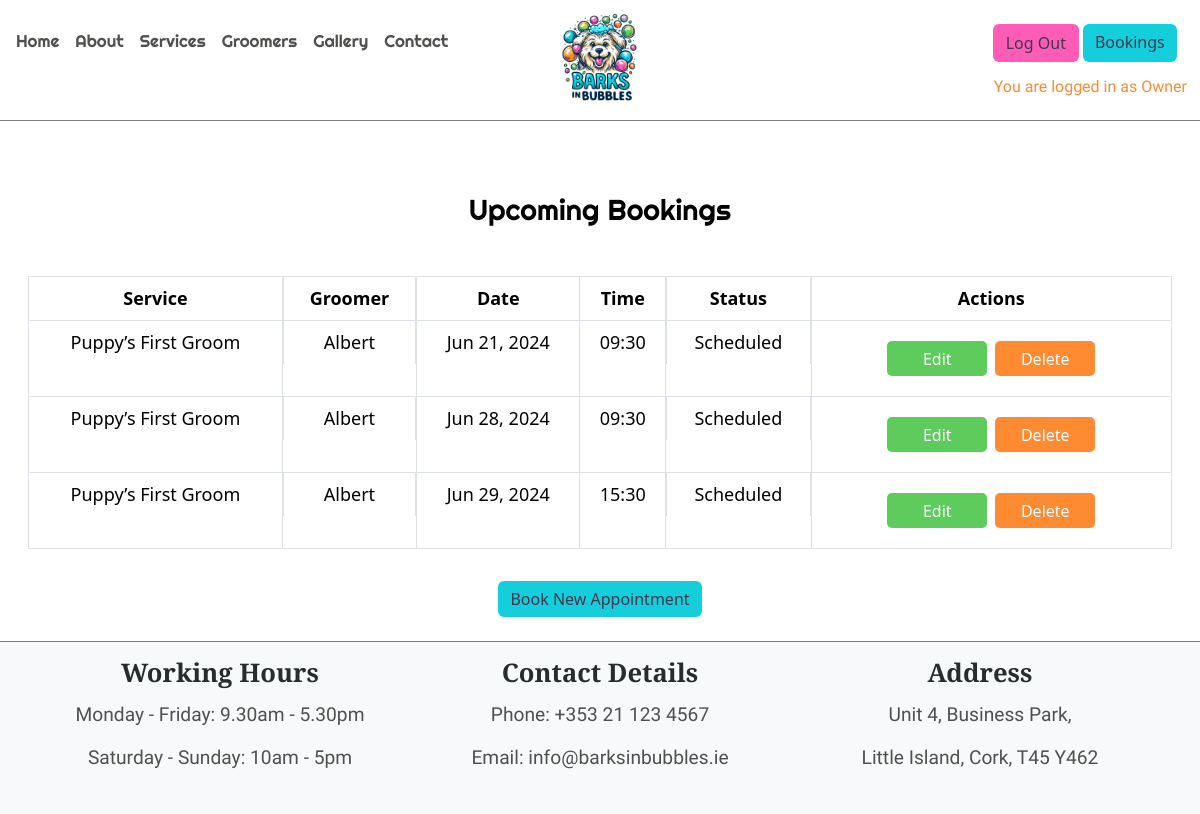
The app's page /appointment/my-appointments/ (signed in), older data.
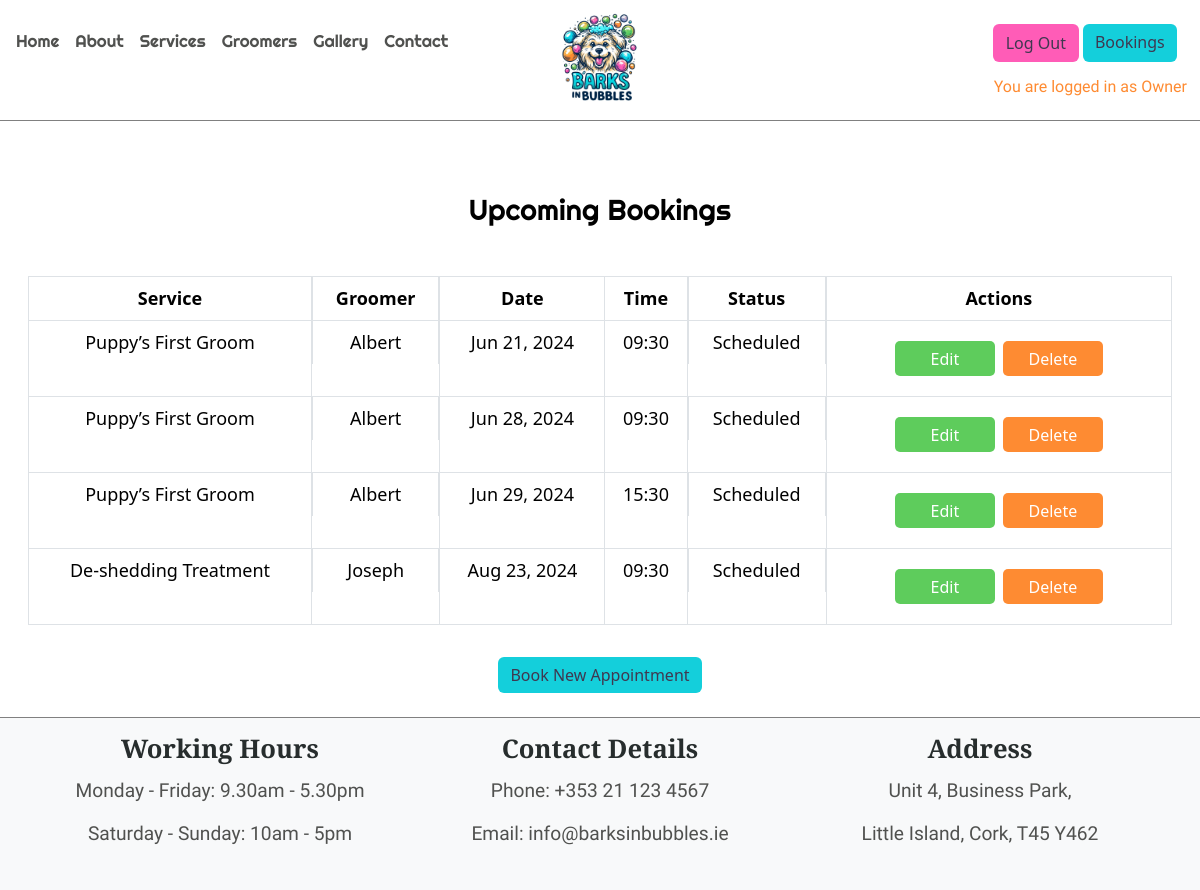
The same page, newer data.
### appointment/models.py (models this page shows, shortened)
class Appointment(models.Model):
    STATUS_CHOICES = [
        ('scheduled', 'Scheduled'),
        ('completed', 'Completed'),
        ('cancelled', 'Cancelled'),
    ]
    user = models.ForeignKey(User, on_delete=models.CASCADE)
    service = models.ForeignKey(Services, on_delete=models.CASCADE)
    groomer = models.ForeignKey(Groomers, on_delete=models.CASCADE)
    date = models.DateField(default=timezone.now)
    time = models.TimeField(default=time(9, 0))
    status = models.CharField(max_length=10, choices=STATUS_CHOICES, default='scheduled')
    created_at = models.DateTimeField(auto_now_add=True)

### home/models.py (models this page shows, shortened)
class Services(models.Model):
    id = models.AutoField(primary_key=True)
    service_image = CloudinaryField('image', default='placeholder')
    name = models.CharField(max_length=200)
    description = models.TextField()
    price = models.DecimalField(max_digits=10, decimal_places=2)
    duration = models.DurationField()
    class Meta:
        verbose_name_plural = "Services"

### groomers/models.py (models this page shows, shortened)
class Groomers(models.Model):
    id = models.AutoField(primary_key=True)
    groomer_image = CloudinaryField('image', default='placeholder')
    name = models.CharField(max_length=200)
    description = models.TextField()
    updated_on = models.DateTimeField(auto_now=True)
    class Meta:
        verbose_name_plural = "Groomers"

### appointment/views.py (the view)
# urls.py: path('my-appointments/', my_appointments, name='my_appointments'),
def my_appointments(request):
    if request.user.is_authenticated:
        appointments = Appointment.objects.filter(user=request.user).order_by('date')
        return render(request,
        "appointment/my_appointments.html",
        {'appointments': appointments
        }
    )
    else:
        return redirect(reverse('account_login'))

### appointment/templates/appointment/my_appointments.html (shortened to what this page needs)
{% extends 'base.html' %}
{% load static %}
{% block content %}
<div class="container-fluid mt-4">
    <div class="row justify-content-center mx-1">
        <div class="col-12">
            {% if user.is_authenticated and appointments %}
            <h1 class="text-center my-5">Upcoming Bookings</h1>
            <table class="table table-bordered text-center">
                <thead>
                    <tr>
                        <th>Service</th>
                        <th class="d-none d-lg-block">Groomer</th>
                        <th>Date</th>
                        <th>Time</th>
                        <th class="d-none d-lg-block">Status</th>
                        <th>Actions</th>
                    </tr>
                </thead>
                <tbody>
                    {% for appointment in appointments %}
                    <tr>
                        <td>{{ appointment.service.name }}</td>
                        <td class="d-none d-lg-block">{{ appointment.groomer.name }}</td>
                        <td>{{ appointment.date|date:"M d, Y" }}</td>
                        <td>{{ appointment.time|time:"H:i" }}</td>
                        <td class="d-none d-lg-block">{{ appointment.get_status_display }}</td>
                        <td>
                            <div class="d-flex flex-column flex-md-row justify-content-center my-md-2 mx-3">
                                <a href="#" class="btn btn-edit m-1">Edit</a>
                                <a href="#" class="btn btn-delete m-1">Delete</a>
                            </div>
                        </td>
                    </tr>
                    {% endfor %}
                </tbody>
            </table>
            <div class="d-flex flex-column align-items-center">
                <a href="{% url 'book_appointment_step_one' %}" class="btn btn-book mt-3 w-45 mb-4">Book New Appointment</a>
            </div>
            {% endif %}
        </div>
    </div>
</div>
{% endblock %}

### templates/base.html (shortened to what this page needs)
{% load static %}
{% url 'home' as home_url %}
{% url 'gallery' as gallery_url %}
{% url 'contact' as contact_url %}
{% url 'groomers' as groomers_url %}
{% url 'account_login' as login_url %}
{% url 'account_signup' as signup_url %}
{% url 'account_logout' as logout_url %}
<!DOCTYPE html>
<html lang="en">
    <head>
        <link href="https://cdn.jsdelivr.net/npm/bootstrap@5.3.3/dist/css/bootstrap.min.css" rel="stylesheet"
>
        <link rel="stylesheet" href="{% static 'css/style.css' %}">
    </head>
    <body class="d-flex flex-column min-vh-100">
        <header class=" navbar-light bg-white pt-2 pb-3 sticky-top">
            <div class="d-flex justify-content-between align-items-start">
                <nav class="navbar navbar-expand-lg navbar-light mt-lg-1 px-3 px-lg-2 pb-0">
                    <div class="collapse navbar-collapse" id="navbarText">
                        <ul class="navbar-nav me-auto pl-3">
                            <li class="nav-item">
                                <a class="nav-link {% if request.path == home_url %}active" aria-current="page{% endif %}"
                                href="{% url 'home' %}">Home</a>
                            </li>
                            <li class="nav-item">
                                <a class="nav-link" href="{% url 'home' %}#about">About</a>
                            </li>
                            <li class="nav-item">
                                <a class="nav-link" href="{% url 'home' %}#services">Services</a>
                            </li>
                            <li class="nav-item">
                                <a class="nav-link {% if request.path == groomers_url %}active" aria-current="page{% endif %}"
                            href="{% url 'groomers' %}">Groomers</a>
                            </li>
                            <li class="nav-item">
                                <a class="nav-link {% if request.path == gallery_url %}active" aria-current="page{% endif %}"
                            href="{% url 'gallery' %}">Gallery</a>
                            </li>
                            <li class="nav-item">
                                <a class="nav-link {% if request.path == contact_url %}active" aria-current="page{% endif %}"
                                href="{% url 'contact' %}">Contact</a>
                            </li>
                        </ul>
                    </div>
                </nav>
                <div class="logo-container">
                    <a class="navbar-brand mx-3" href="{% url 'home' %}">
                        <img src="{% static 'images/logo/logo-barks-in-bubbles.webp' %}" alt="Barks in Bubbles Logo" class="img-fluid" style="max-height: 100px;">
                    </a>
                </div>
                <div class="d-flex flex-column align-items-start my-0 my-md-3 my-lg-0">
                    <div class="header-buttons d-flex flex-column flex-md-row my-md-2 mx-1">
                        {% if user.is_authenticated %}
                        <a href="{% url 'account_logout' %}" class="btn btn-logout me-1 mt-2 {% if request.path == logout_url %}active{% endif %}" aria-current="page">Log Out</a>
                        <a href="{% url 'my_appointments' %}" class="btn btn-appointments me-1 mt-2">Bookings</a>
                        {% endif %}
                    </div>
                    <div class="auth d-none d-lg-block">
                        {% if user.is_authenticated %}
                        <p class="auth text-end fs-6 my-0 me-2">You are logged in as {{ user }}</p>
                        {% else %}
                        <p class="auth text-end fs-6 my-0 me-4">You are not logged in</p>
                        {% endif %}
                    </div>
                </div>
            </div>
        </header>
        <main>
            {% block content %}{% endblock content %}
        </main>
        <footer class="footer mt-auto py-3 bg-light">
            <div class="container text-center">
                <div class="row">
                    <div class="col-12 col-lg-4 mb-3 mb-md-0">
                        <h5 class="fw-bold">Working Hours</h5>
                        <p class="mb-1">Monday - Friday: 9.30am - 5.30pm</p>
                        <p class="mb-1">Saturday - Sunday: 10am - 5pm</p>
                    </div>
                    <div class="col-12 col-sm-6 col-lg-4 mb-3 mb-md-0">
                        <h5 class="fw-bold">Contact Details</h5>
                        <p class="mb-1">Phone: +353 21 123 4567</p>
                        <p class="mb-1">Email: info@barksinbubbles.ie</p>
                    </div>
                    <div class="col-12 col-sm-6 col-lg-4 mb-3 mb-md-0">
                        <h5 class="fw-bold">Address</h5>
                        <p class="mb-1">Unit 4, Business Park,</p>
                        <p class="mb-1">Little Island, Cork, T45 Y462</p>
                    </div>
                </div>
            </div>
        </footer>
    </body>
</html>

### static/css/style.css (style rules this page uses)
body { background-color: #ffff; }
h1 { font-family: "Righteous", sans-serif !important; font-size: 150% !important; color: black; }
h5, h6 { font-family: "Cormorant Upright", sans-serif !important; font-size: 160% !important; color: #272D2D; }
p { font-family: "Khula", sans-serif !important; font-size: 120% !important; padding: 5px; color: #50514F; }
header { border-bottom: 1px solid grey; }
.nav-link { color: #50514F !important; font-size: 17px; font-family: "Righteous", sans-serif !important; }
.logo-container { position: absolute !important; left: 50% !important; transform: translateX(-50%) !important; }
.btn-book { background-color: #14cfdb; border: 2px solid #14cfdb; color: #3f3850; font-weight: 400; }
.btn-book, .btn-appointments { background-color: #14cfdb !important; color: #3f3850; border: none; }
.btn-logout { background-color: #ff5cb7 !important; color: #3f3850; }
.auth { color: #fe8b32 !important; }
footer { border-top: 1px solid grey; }
.sign-out, .btn-delete { background-color: #fe8b32 !important; height: 35px; width: 100px; border-radius: 5px; color: #ffffff; border: none; }
.btn-contact, .btn-appointment, .btn-edit { background-color: #5ecc5c; height: 35px; width: 100px; border-radius: 5px; color: #ffffff; border: none; }
@media screen and (min-width: 320px) { html { scroll-padding-top: 260px; } }
@media screen and (min-width: 320px) { h1 { font-family: "Righteous", sans-serif !important; font-size: 180% !important; } }
@media screen and (min-width: 320px) { table { font-size: 12px !important; } }
@media screen and (min-width: 576px) { html { scroll-padding-top: 150px; } }
@media screen and (min-width: 576px) { table { font-size: 16px !important; } }
@media screen and (min-width: 992px) { html { scroll-padding-top: 145px; } }
@media screen and (min-width: 992px) { table { font-size: 18px !important; } }

Row changes from the older to the newer data that the page shows:
added Appointment: service.name "De-shedding Treatment", groomer.name "Joseph", date "Aug 23, 2024", time "09:30", status "Scheduled"
